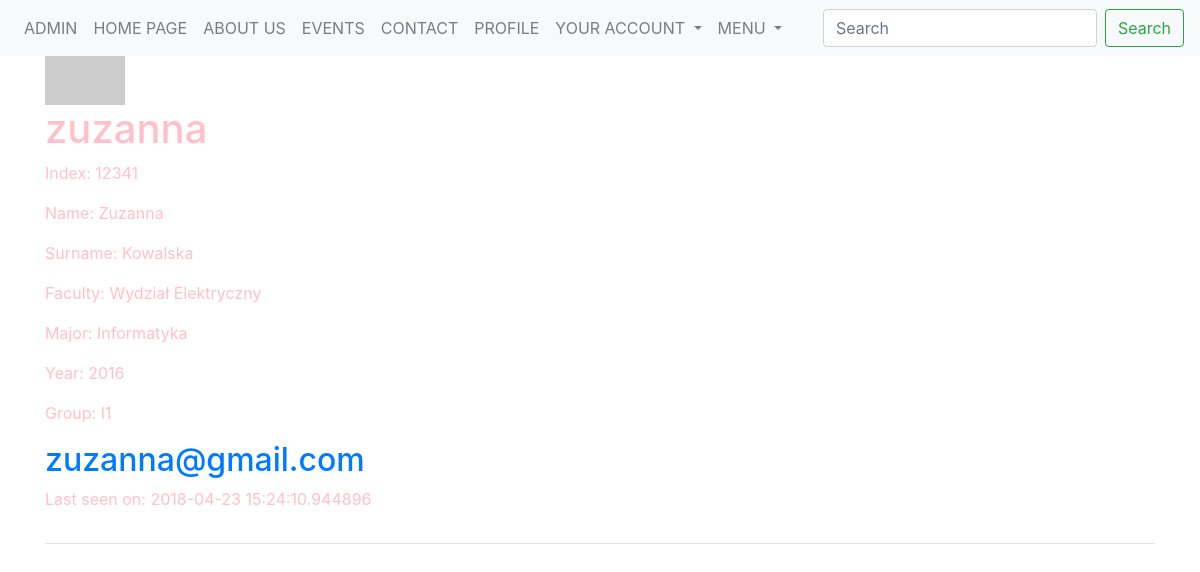
The app's page /students/1 (signed in), older data.
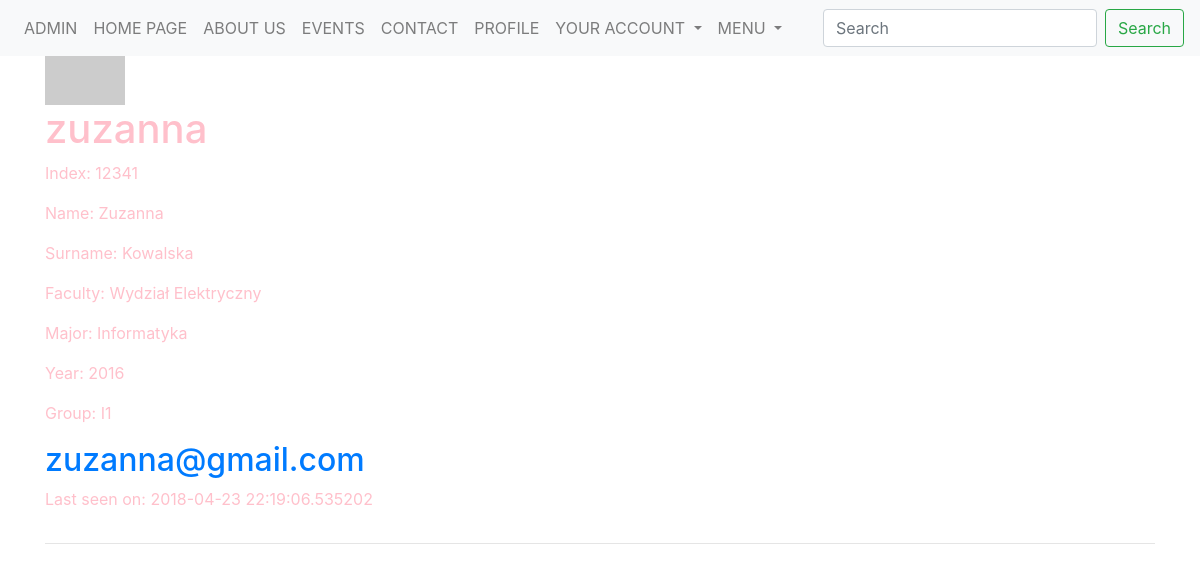
The same page, newer data.
### models.py (models this page shows, shortened)
class User(db.Model, UserMixin):
    __tablename__ = 'user'
    __searchable__ = ['username']
    id = Column(Integer, autoincrement=True, primary_key=True)
    username = Column(String(25), default='', unique=True)
    active = Column(Boolean, default=True)
    email = Column(String(200), unique=True)
    password = Column(String(200), default='')
    admin = Column(Boolean, default=False)
    confirmed = Column(db.Boolean, nullable=False, default=False)
    confirmed_on = Column(db.DateTime, nullable=True)
    registered_on = Column(db.DateTime, nullable=False)
    about_me = Column(String(140))
    last_seen = Column(DateTime, default=datetime.utcnow)
    student_id = db.Column(db.Integer, db.ForeignKey('student.id'), unique=True)
    def get_id(self):
        return self.id
    def avatar(self, size):
        digest = md5(self.email.lower().encode('utf-8')).hexdigest()
        return 'https://www.gravatar.com/avatar/{}?d=identicon&s={}'.\
            format(digest, size)

class Student(db.Model):
    __tablename__ = 'student'
    __searchable__ = ['index']
    id = Column(Integer, autoincrement=True, primary_key=True)
    index = Column(Integer, unique=True)
    name = Column(String(25), default='')
    surname = Column(String(25), default='')
    faculty_id = db.Column(db.Integer, db.ForeignKey('faculty.id'), nullable=False)
    major_id = db.Column(db.Integer, db.ForeignKey('major.id'), nullable=False)
    year_id = db.Column(db.Integer, db.ForeignKey('year.id'), nullable=False)
    group_id = db.Column(db.Integer, db.ForeignKey('group.id'), nullable=False)
    user = db.relationship('User', backref='student')

class Faculty(db.Model):
    __tablename__ = 'faculty'
    __searchable__ = ['name']
    id = Column(Integer, autoincrement=True, primary_key=True, )
    name = Column(String(100), default='')
    major = db.relationship('Major', backref='faculty')
    year = db.relationship('Year', backref='faculty')
    group = db.relationship('Group', backref='faculty')
    student = db.relationship('Student', backref='faculty')

class Major(db.Model):
    __tablename__ = 'major'
    __searchable__ = ['name']
    id = Column(Integer, autoincrement=True, primary_key=True)
    name = Column(String(50), default='')
    year = db.relationship('Year', backref='major')
    group = db.relationship('Group', backref='major')
    student = db.relationship('Student', backref='major')
    faculty_id = db.Column(db.Integer, db.ForeignKey('faculty.id'), nullable=False)

class Year(db.Model):
    __tablename__ = 'year'
    __searchable__ = ['nr']
    id = Column(Integer, autoincrement=True, primary_key=True)
    nr = Column(String(4), default='')
    group = db.relationship('Group', backref='year')
    student = db.relationship('Student', backref='year')
    faculty_id = db.Column(db.Integer, db.ForeignKey('faculty.id'), nullable=False)
    major_id = db.Column(db.Integer, db.ForeignKey('major.id'), nullable=False)
    secretary_id = db.Column(db.Integer, db.ForeignKey('secretary.id'), nullable=False)

class Group(db.Model):
    __tablename__ = 'group'
    __searchable__ = ['subject']
    id = Column(Integer, autoincrement=True, primary_key=True)
    name = Column(String(10), default='')
    student = db.relationship('Student', backref='group')
    faculty_id = db.Column(db.Integer, db.ForeignKey('faculty.id'), nullable=False)
    major_id = db.Column(db.Integer, db.ForeignKey('major.id'), nullable=False)
    year_id = db.Column(db.Integer, db.ForeignKey('year.id'), nullable=False)

### students.py (the view)
@app.route('/students/<int:id>', methods=['GET'])
@login_required
def student(id):
    student = Student.query.filter(Student.id == id).first()
    user = User.query.filter(User.id == student.id + 1).first()
    return render_template('faculty/students/profile.html', user=user, student=student, current_user=current_user)

### user.py (called while the page is built)
@lm.user_loader
def load_user(user_id):
    return User.query.filter(User.id == user_id).first()

@app.before_request
def before_request():
    if current_user.is_authenticated:
        current_user.last_seen = datetime.utcnow()
        db.session.commit()

### templates/faculty/students/profile.html (shortened to what this page needs)
{% extends "_base.html" %}
{% block content %}
    <table>
        <tr valign="top">
            <br>
            <img src="{{ user.avatar(128) }}">
            <h1>{{ user.username }}</h1>
            <p> Index: {{ student.index }}</p>
            <p> Name: {{ student.name }}</p>
            <p> Surname: {{ student.surname }}</p>
            <p> Faculty: {{ student.faculty.name }}</p>
            <p> Major: {{ student.major.name }}</p>
            <p> Year: {{ student.year.nr }}</p>
            <p> Group: {{ student.group.name }}</p>
            <h2><a class="u-email" href="mailto:{{ user.email }}">{{ user.email }}</a></h2>
                {% if user.last_seen %}<p>Last seen on: {{ user.last_seen }}</p>{% endif %}
        </tr>
    </table>
    <hr>
{% endblock %}

### templates/_base.html (shortened to what this page needs)
<!doctype html>
<html lang=en>
<head>
  <link rel="stylesheet" href="https://maxcdn.bootstrapcdn.com/bootstrap/4.0.0/css/bootstrap.min.css"
>
  <link rel="stylesheet" href="https://cdnjs.cloudflare.com/ajax/libs/font-awesome/4.7.0/css/font-awesome.min.css">
  <link rel="stylesheet" href="{{ url_for('static', filename='css/base.css') }}">
</head>
<body>
<div class="container-fluid">
<nav class="navbar navbar-expand-lg navbar-light bg-light fixed-top">
  <div class="collapse navbar-collapse" id="navbarSupportedContent">
    <ul class="navbar-nav mr-auto">
      {% if current_user.admin == True %}
      <li class="nav-item">
        <a class="nav-link" href="{{ url_for('admin.index')}}">ADMIN</a>
      </li>
      {% endif %}
      <li class="nav-item">
        <a class="nav-link" href="{{ url_for('home_page') }}">HOME PAGE</a>
      </li>
      <li class="nav-item">
        <a class="navigation nav-link" href="#about_us">ABOUT US</a>
      </li>
      <li class="nav-item">
        <a class="navigation nav-link" href="#events">EVENTS</a>
      </li>
      <li class="nav-item">
        <a class="navigation nav-link" href="#contact">CONTACT</a>
      </li>
      {% if current_user.is_authenticated %}
      {% set id = current_user.id - 1 %}
      <li class="nav-item">
        <a class="nav-link" href="/students/{{id}}">PROFILE</a>
      </li>
      {% endif %}
      <li class="nav-item dropdown">
        <a class="nav-link dropdown-toggle" href="#" id="navbarDropdownYourAccount" role="button" data-toggle="dropdown" aria-haspopup="true" aria-expanded="false">
          YOUR ACCOUNT
        </a>
        {% if current_user.is_authenticated %}
            <li class="nav-item dropdown">
        <a class="nav-link dropdown-toggle" href="#" id="navbarDropdownMenu" role="button" data-toggle="dropdown" aria-haspopup="true" aria-expanded="false">
          MENU
        </a>
      </li>
      {% endif %}
    </ul>
    <form class="form-inline my-2 my-lg-0">
      <input class="form-control mr-sm-2" type="search" placeholder="Search" aria-label="Search">
      <button class="btn btn-outline-success my-2 my-sm-0" type="submit">Search</button>
    </form>
  </div>
</nav>
  <div class="container">
    {% block content %}{% endblock %}
  </div>
</div>
</body>
</html>

### static/css/base.css (style rules this page uses)
.navbar { display: inline-block; float: none; vertical-align: top; text-align: center; }
body { color: pink; }

Row changes from the older to the newer data that the page shows:
changed User "zuzanna": last_seen "2018-04-23 15:24:10.944896" → "2018-04-23 22:19:06.535202"
